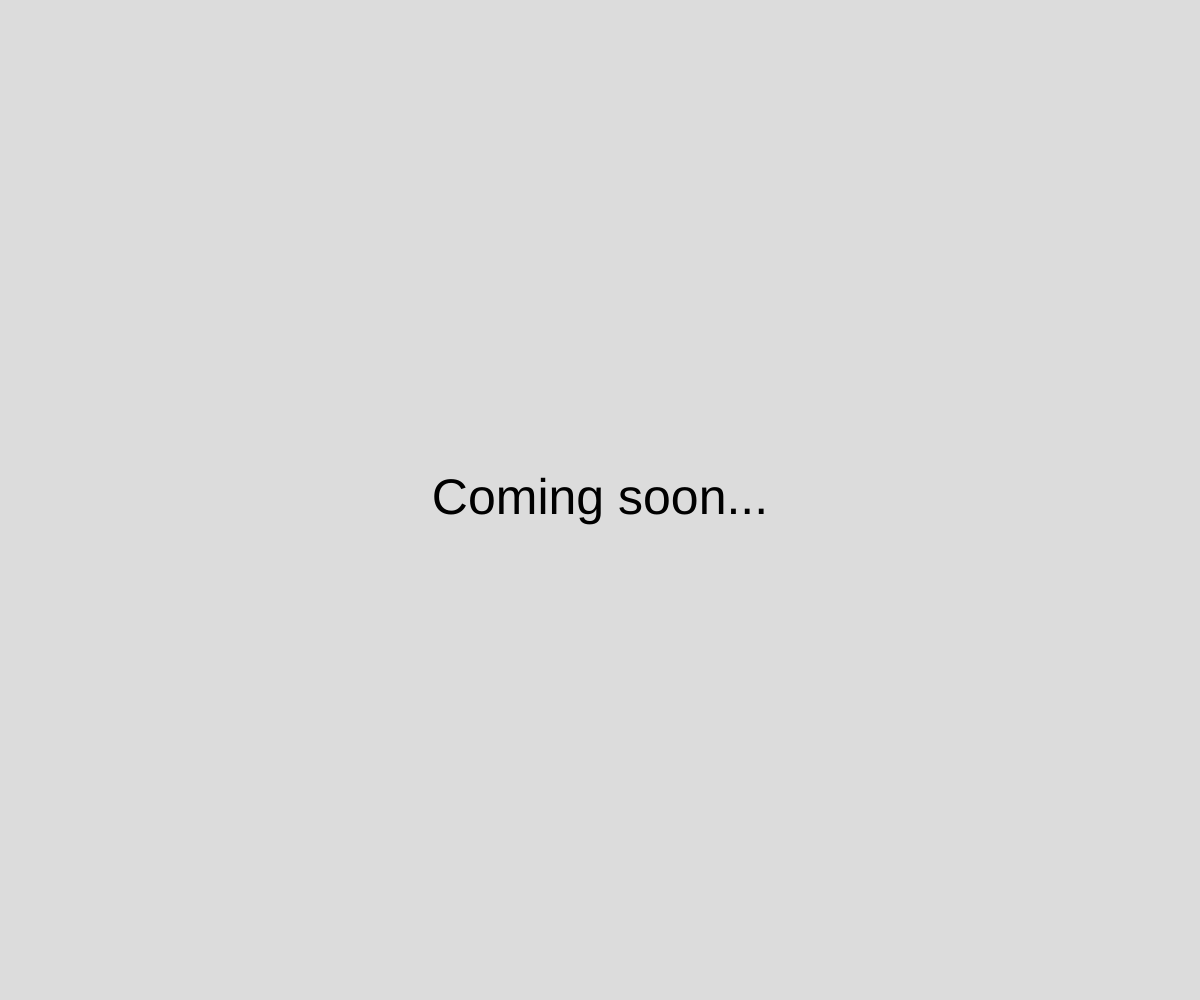
Frame 1 (no input)
Frame 60 (no input): identical to frame 1, image omitted
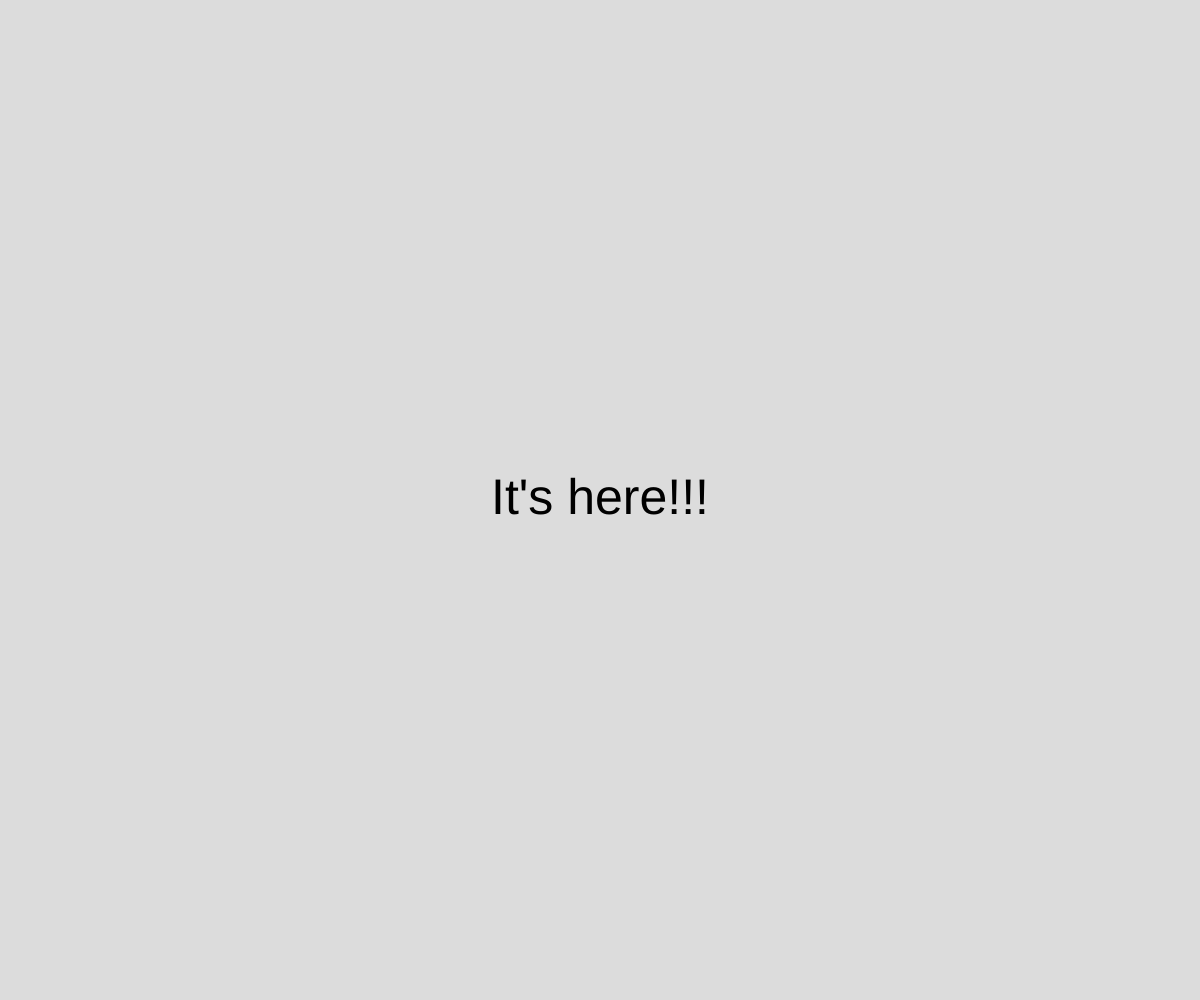
Frame 120 (the mouse pressed at the canvas centre since frame 60)

The p5.js sketch that drew these frames (run headless with seeded random() and noise() and a simulated clock; from frame 60 on, the mouse is pressed at the canvas centre):

// p5.js sketch
// ── sketch.js
// window.setTimeout example
// make something happen after some amount of time

let message = "Coming soon...";

async function setup() {
  createCanvas(windowWidth, windowHeight);

  textAlign(CENTER, CENTER);
  textSize(50);

  //run the newMessage function after 3 seconds
  window.setTimeout(newMessage, 3000);
}

function draw() {
  background(220);
  text(message, width/2, height/2);
}

function newMessage() {
  message = "It's here!!!";
}
